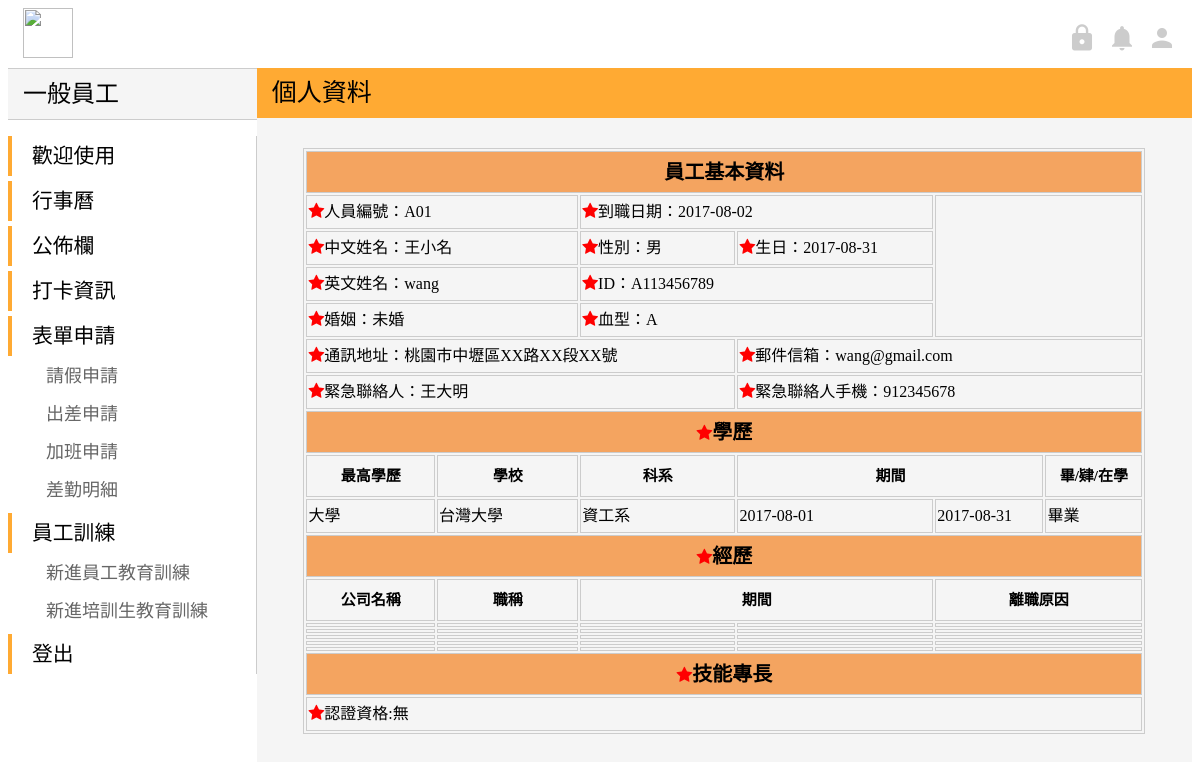
The app's page /user_profile.php, older data.
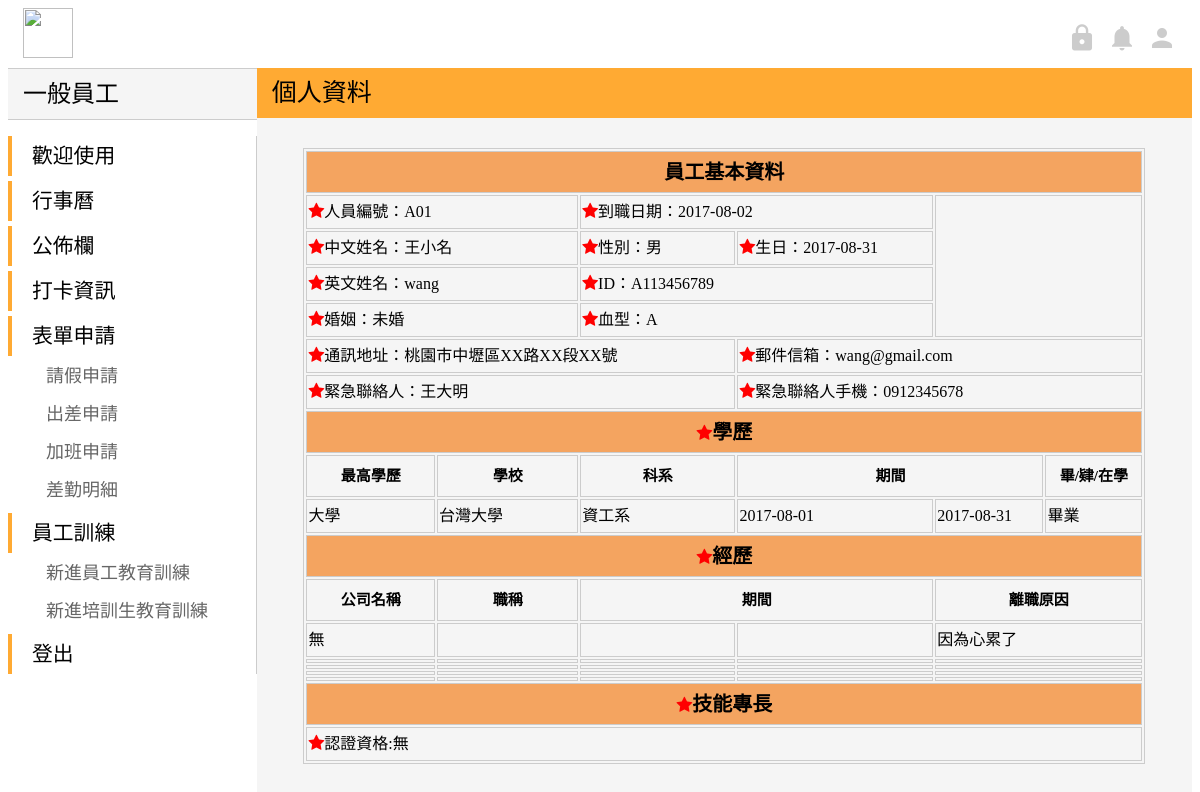
The same page, newer data.
### tables this page shows
CREATE TABLE `employees` (
  `id` int(255) NOT NULL AUTO_INCREMENT,
  `e_sn` varchar(30) DEFAULT NULL,
  `e_password` varchar(30) NOT NULL,
  `e_date` date DEFAULT NULL,
  `e_name_cn` varchar(20) DEFAULT NULL,
  `e_name_en` varchar(15) DEFAULT NULL,
  `e_sex` varchar(6) DEFAULT NULL,
  `e_birth` date DEFAULT NULL,
  `e_personalID` varchar(10) NOT NULL,
  `e_marriage` varchar(6) DEFAULT NULL,
  `e_blood` varchar(2) DEFAULT NULL,
  `e_address` varchar(150) DEFAULT NULL,
  `e_mobile` varchar(20) DEFAULT NULL,
  `e_email` varchar(100) DEFAULT NULL,
  `e_emergency` varchar(15) DEFAULT NULL,
  `e_em_mobile` varchar(20) DEFAULT NULL,
  `e_edu` varchar(30) DEFAULT NULL,
  `e_edu_high` varchar(30) DEFAULT NULL,
  `e_edu_dep` varchar(30) DEFAULT NULL,
  `e_edu_start` date DEFAULT NULL,
  `e_edu_end` date DEFAULT NULL,
  `e_edu_gra` varchar(10) DEFAULT NULL,
  `e_exp_com1` varchar(30) DEFAULT NULL,
  `e_exp_posi1` varchar(30) DEFAULT NULL,
  `e_exp_start1` date DEFAULT NULL,
  `e_exp_reason1` varchar(100) DEFAULT NULL,
  `e_license` varchar(60) DEFAULT NULL,
  `e_exp_end1` date DEFAULT NULL,
  `e_exp_com2` varchar(30) DEFAULT NULL,
  `e_exp_posi2` varchar(30) DEFAULT NULL,
  `e_exp_start2` date DEFAULT NULL,
  `e_exp_end2` date DEFAULT NULL,
  `e_exp_reason2` varchar(100) DEFAULT NULL,
  `e_exp_com3` varchar(30) DEFAULT NULL,
  `e_exp_posi3` varchar(30) DEFAULT NULL,
  `e_exp_start3` date DEFAULT NULL,
  `e_exp_end3` date DEFAULT NULL,
  `e_exp_reason3` varchar(100) DEFAULT NULL,
  `e_exp_com4` varchar(30) DEFAULT NULL,
  `e_exp_posi4` varchar(30) DEFAULT NULL,
  `e_exp_start4` date DEFAULT NULL,
  `e_exp_end4` date DEFAULT NULL,
  `e_exp_reason4` varchar(100) DEFAULT NULL,
  `e_exp_com5` varchar(30) DEFAULT NULL,
  `e_exp_posi5` varchar(30) DEFAULT NULL,
  `e_exp_start5` date DEFAULT NULL,
  `e_exp_end5` date DEFAULT NULL,
  `e_exp_reason5` varchar(100) DEFAULT NULL,
  `e_type` varchar(10) DEFAULT NULL,
  `e_status` varchar(10) DEFAULT NULL,
  `e_location` varchar(10) DEFAULT NULL,
  `e_extension` varchar(15) DEFAULT NULL,
  PRIMARY KEY (`id`)
);

### user_profile.php (the view, shortened to what this page needs)
<!DOCTYPE html>
<?php
$servername = "localhost";
$username = "root";
$password = "root";
$dbname = "peopleresource";
try {
    $conn = mysqli_connect($servername,$username ,$password,$dbname);
    $sql = "SELECT * FROM employees";
    $result = mysqli_query($conn,$sql);
    }
catch(PDOException $e)
    {
    echo $sql . "<br>" . $e->getMessage();
    }
?>
<html>
<head>
	<link rel="stylesheet" href="indexStyle.css">
	<link rel="stylesheet" href="https://cdnjs.cloudflare.com/ajax/libs/font-awesome/4.7.0/css/font-awesome.min.css">
</head>
<body>
	<div class="top">
		<a href="user_index.php">
			<img src="http://www.lctech.com.tw/wp-content/uploads/bfi_thumb/%E6%9C%AA%E5%91%BD%E5%90%8D-1-%E6%8B%B7%E8%B2%9D-31w65e1o8bhj94p9q5patm@2x.png" width="50" height="50" style="float:left;margin-left:15px">
		</a>
		<a href="user_profile.php">
			<i class="material-icons" style="margin-top:15px;margin-right:15px;margin-left:5px;float:right;font-size:30px;color:#CCC">person</i>
		</a>
		<a href="#">
			<i class="material-icons" style="margin-top:15px;margin-left:5px;margin-right:5px;float:right;font-size:30px;color:#CCC">notifications</i>
		</a>
		<a href="admin_index.php">
			<i class="material-icons" style="margin-top:15px;margin-right:5px;float:right;font-size:30px;color:#CCC">https</i>
		</a>
	</div>
	<div class="down">
		<div class="left">
			<div class="left-top">
				<a href="#" style="line-height:50px;font-family:Microsoft JhengHei;font-size:150%;margin:auto 15px">一般員工</a>
			</div>
			<div style="border-right:solid 1px #CCC">
				<div>
					<div class="left-title" >
						<a href="user_introduction.php" style="margin:auto 20px">歡迎使用</a>
					</div>
				</div>
				<div>
					<div class="left-title">
						<a href="user_index.php" style="margin:auto 20px">行事曆</a>
					</div>
				</div>
				<div>
					<div class="left-title">
						<a href="#" style="margin:auto 20px">公佈欄</a>
					</div>
				</div>
				<div>
					<div class="left-title">
						<a href="#" style="margin:auto 20px">打卡資訊</a>
					</div>
				</div>
				<div>
					<div class="left-title">
						<p style="margin:auto 20px">表單申請</p>
					</div>
					<div  class="left-list">
						<a href="user_leave.php" style="margin:auto 30px;color:#666666">請假申請</a>
					</div>
					<div class="left-list">
						<a href="user_bTrip.php" style="margin:auto 30px;color:#666666">出差申請</a>
					</div>
					<div class="left-list">
						<a href="user_overtime.php" style="margin:auto 30px;color:#666666">加班申請</a>
					</div>
					<div class="left-list">
						<a href="user_bTrip_list.php" style="margin:auto 30px;color:#666666">差勤明細</a>
					</div>
				</div>
				<div>
					<div class="left-title">
						<p style="margin:auto 20px">員工訓練</p>
					</div>
					<div class="left-list">
						<a href="#" style="margin:auto 30px;color:#666666">新進員工教育訓練</a>
					</div>
					<div class="left-list">
						<a href="#" style="margin:auto 30px;color:#666666">新進培訓生教育訓練</a>
					</div>
				</div>
				<div>
					<div class="left-title">
						<a href="log_logout.php" style="margin:auto 20px">登出</a>
					</div>
				</div>
			</div>
		</div>
		<div class="right">
			<div class="right-top">
				<p style="line-height:50px;font-family:Microsoft JhengHei;font-size:25px;margin:auto 15px">個人資料</p>
			</div>
			<div class="right-down">
				<table>
					<?php
						while($row = mysqli_fetch_array($result)) {
					?>
					<tr>
						<th colspan="6">員工基本資料</th>
					</tr>
					<tr>
						<td colspan="2"><i class="fa fa-star" style="font-size:17px;color:red"></i>人員編號：<?php echo $row["e_sn"];?></td>
						<td colspan="2"><i class="fa fa-star" style="font-size:17px;color:red"></i>到職日期：<?php echo $row["e_date"];?></td>
		<td colspan="2" rowspan="4"></td>
					</tr>
					<tr>
						<td colspan="2"><i class="fa fa-star" style="font-size:17px;color:red"></i>中文姓名：<?php echo $row["e_name_cn"];?></td>
						<td><i class="fa fa-star" style="font-size:17px;color:red"></i>性別：<?php echo $row["e_sex"];?></td>
						<td ><i class="fa fa-star" style="font-size:17px;color:red"></i>生日：<?php echo $row["e_birth"];?></td>
					</tr>
					<tr>
						<td colspan="2"><i class="fa fa-star" style="font-size:17px;color:red"></i>英文姓名：<?php echo $row["e_name_en"];?></td>
						<td colspan="2"><i class="fa fa-star" style="font-size:17px;color:red"></i>ID：<?php echo $row["e_personalID"];?></td>
					</tr>
					<tr>
						<td colspan="2"><i class="fa fa-star" style="font-size:17px;color:red"></i>婚姻：<?php echo $row["e_marriage"];?></td>
						<td colspan="2"><i class="fa fa-star" style="font-size:17px;color:red"></i>血型：<?php echo $row["e_blood"];?></td>
					</tr>
					<tr>
						<td colspan="3"><i class="fa fa-star" style="font-size:17px;color:red"></i>通訊地址：<?php echo $row["e_address"];?></td>
						<td colspan="3"><i class="fa fa-star" style="font-size:17px;color:red"></i>郵件信箱：<?php echo $row["e_email"];?></td>
					</tr>
					<tr>
						<td colspan="3"><i class="fa fa-star" style="font-size:17px;color:red"></i>緊急聯絡人：<?php echo $row["e_emergency"];?></td>
						<td colspan="3"><i class="fa fa-star" style="font-size:17px;color:red"></i>緊急聯絡人手機：<?php echo $row["e_em_mobile"];?></td>
					</tr>
					<tr>
						<th colspan="6" style=" ;"><i class="fa fa-star" style="font-size:17px;color:red"></i>學歷</th>
					</tr>
						<tr>
						<th style="font-size:15px;background-color:#F5F5F5; ">最高學歷</th>
						<th style="font-size:15px;background-color:#F5F5F5; ">學校</th>
						<th style="font-size:15px;background-color:#F5F5F5; ">科系</th>
						<th colspan="2" style="font-size:15px;background-color:#F5F5F5; ">期間</th>
						<th colspan="2" style="font-size:15px;background-color:#F5F5F5; ">畢/肄/在學</th>
					</tr>
	<tr>
						<td ><?php echo $row["e_edu"];?></td>
						<td ><?php echo $row["e_edu_high"];?></td>
						<td ><?php echo $row["e_edu_dep"];?></td>
						<td ><?php echo $row["e_edu_start"]?></td >
						<td ><?php echo $row["e_edu_end"]?></td >
						<td ><?php echo $row["e_edu_gra"];?></td>
					</tr>
					<tr>
						<th colspan="6"><i class="fa fa-star" style="font-size:17px;color:red"></i>經歷</th>
					</tr>
					<tr>
						<th style="font-size:15px;background-color:#F5F5F5; ">公司名稱</th>
						<th style="font-size:15px;background-color:#F5F5F5; ">職稱</th>
						<th colspan="2" style="font-size:15px;background-color:#F5F5F5; ">期間</th>
						<th colspan="2" style="font-size:15px;background-color:#F5F5F5; ">離職原因</th>
					</tr>
	<tr>
						<td ><?php echo $row["e_exp_com1"];?></td>
						<td ><?php echo $row["e_exp_posi1"];?></td>
						<td ><?php echo $row["e_exp_start1"];?></td>
						<td ><?php echo $row["e_exp_end1"];?></td>
						<td colspan="2"><?php echo $row["e_exp_reason1"];?></td>
					</tr>
					<tr>
						<td ><?php echo $row["e_exp_com2"];?></td>
						<td ><?php echo $row["e_exp_posi2"];?></td>
						<td ><?php echo $row["e_exp_start2"];?></td>
						<td ><?php echo $row["e_exp_end2"];?></td>
						<td colspan="2"><?php echo $row["e_exp_reason2"];?></td>
					</tr>
					<tr>
		<td ><?php echo $row["e_exp_com3"];?></td>
						<td ><?php echo $row["e_exp_posi3"];?></td>
						<td ><?php echo $row["e_exp_start3"];?></td>
						<td ><?php echo $row["e_exp_end3"];?></td>
						<td colspan="2"><?php echo $row["e_exp_reason3"];?></td>
					</tr>
					<tr>
		<td ><?php echo $row["e_exp_com4"];?></td>
						<td ><?php echo $row["e_exp_posi4"];?></td>
						<td ><?php echo $row["e_exp_start4"];?></td>
						<td ><?php echo $row["e_exp_end4"];?></td>
						<td colspan="2"><?php echo $row["e_exp_reason4"];?></td>
					</tr>
					<tr>
		<td ><?php echo $row["e_exp_com5"];?></td>
						<td ><?php echo $row["e_exp_posi5"];?></td>
						<td ><?php echo $row["e_exp_start5"];?></td>
						<td ><?php echo $row["e_exp_end5"];?></td>
						<td colspan="2"><?php echo $row["e_exp_reason5"];?></td>
					</tr>
					<tr>
						<th colspan="6"><i class="fa fa-star" style="font-size:17px;color:red"></i>技能專長</th>
					</tr>
					<tr>
						<td colspan="6"><i class="fa fa-star" style="font-size:17px;color:red"></i>認證資格:<?php echo $row["e_license"];?></td>
					</tr>
					<?php } ?>
				</table>
			</div>
		</div>
	</div>
</body>
</html>

### indexStyle.css (style rules this page uses)
a { text-decoration:none; }
a:link { color: black; }
.top { width:100%; height:60px; background-color:white; margin:auto; }
.down { width:100%; height:auto; background-color:white; margin:auto; }
.left { width:21%; height:auto; background-color:white; margin:auto; float:left; }
.right { width:79%; height:1000px; background-color:#F5F5F5; margin:auto; float:right; }
.left-top { width:100%; height:50px; background-color:#F5F5F5; margin:auto; border-top:solid 1px #CCC; border-bottom:solid 1px #CCC; }
.right-top { width:100%; height:50px; background-color:#FFAA33; margin:auto; }
.left-title { width:100%; height:40px; text-align:left; font-family:Microsoft JhengHei; border-left:solid 4px #FFAA33; margin-bottom:5px; line-height:40px; font-size:130%; }
.left-list { width:100%; height:35px; text-align:left; font-family:Microsoft JhengHei; margin-left:8px; margin-bottom:3px; font-size:18px; }
table { margin-top:10px; width:100%; border:solid 1px #CCC; font-family:Microsoft JhengHei; font-size:16px; line-height:30px; }
td,th,tr { border:solid 1px #CCC; font-family:Microsoft JhengHei; font-size:16px; text-align:center; }

### user_profile.php (style rules this page uses)
table { width:90% ; margin:auto; margin-top:30px; }
th { padding:0; margin:0; background-color:#F4A460; text-align:center; font-size:20px; line-height:40px ; }
td { text-align: left; }

Row changes from the older to the newer data that the page shows:
removed employees: e_sn "A01", e_date "2017-08-02", e_name_cn "王小名", e_sex "男", e_birth "2017-08-31", e_name_en "wang", e_personalID "A113456789", e_marriage "未婚", e_blood "A", e_address "桃園市中壢區XX路XX段XX號", e_email "wang@gmail.com", e_emergency "王大明", e_em_mobile "912345678", e_edu "大學", e_edu_high "台灣大學", e_edu_dep "資工系", e_edu_start "2017-08-01", e_edu_end "2017-08-31", e_edu_gra "畢業", e_license "無"
added employees: e_sn "A01", e_date "2017-08-02", e_name_cn "王小名", e_sex "男", e_birth "2017-08-31", e_name_en "wang", e_personalID "A113456789", e_marriage "未婚", e_blood "A", e_address "桃園市中壢區XX路XX段XX號", e_email "wang@gmail.com", e_emergency "王大明", e_em_mobile "0912345678", e_edu "大學", e_edu_high "台灣大學", e_edu_dep "資工系", e_edu_start "2017-08-01", e_edu_end "2017-08-31", e_edu_gra "畢業", e_exp_com1 "無", e_exp_reason1 "因為心累了", e_license "無"
